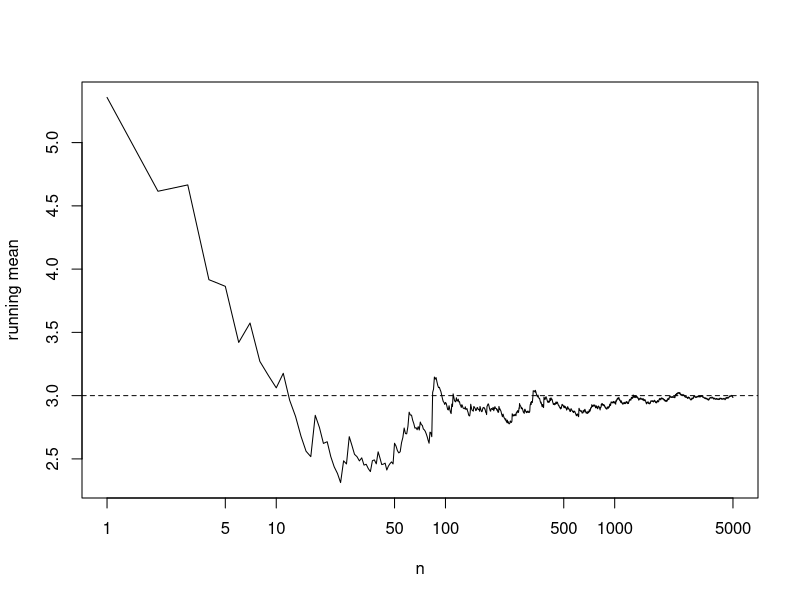
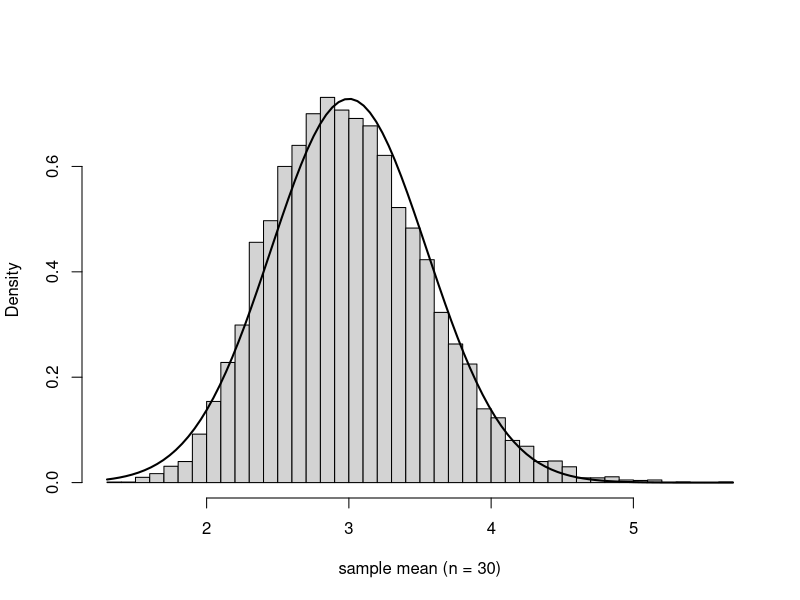

Generate these figures, in order, with R:
## ---- chunk 1
knitr::opts_chunk$set(echo = TRUE, message = FALSE, warning = FALSE)
## ---- chunk 2
dnorm(0)                      # density of N(0, 1) at 0 = 1/sqrt(2 pi)
pnorm(1.96) - pnorm(-1.96)    # P(|Z| < 1.96)
qnorm(0.975)                  # the 1.96 itself

dbinom(3, size = 10, prob = 0.2)   # P(Y = 3), Y ~ Bin(10, 0.2)
ppois(2, lambda = 4)               # P(Y <= 2), Y ~ Poisson(4)
qexp(0.5, rate = 1/3)              # median of Exp(mean 3) = 3 log 2
pgamma(2, shape = 2, rate = 1)     # P(Y <= 2), Y ~ Gamma(shape 2, rate 1)
## ---- chunk 3
set.seed(2027)
B <- 1e5
sims <- list(
  bernoulli   = rbinom(B, size = 1, prob = 0.3),
  binomial    = rbinom(B, size = 10, prob = 0.2),
  poisson     = rpois(B, lambda = 4),
  exponential = rexp(B, rate = 1/3),
  gamma       = rgamma(B, shape = 2, rate = 0.5)
)
theory <- rbind(c(0.3, 0.21), c(2, 1.6), c(4, 4), c(3, 9), c(4, 8))
sim <- t(sapply(sims, function(s) c(mean(s), var(s))))
out <- round(cbind(sim, theory), 2)
colnames(out) <- c("sim mean", "sim var", "mean", "var")
out
## ---- chunk 4
y <- as.numeric(discoveries)
c(n = length(y), mean = mean(y), var = var(y), ratio = var(y) / mean(y))

obs <- table(factor(y, levels = 0:12))
expected <- length(y) * dpois(0:12, lambda = mean(y))
round(rbind(observed = obs, poisson = expected), 1)
## ---- chunk 5
library(MASS)
mu    <- c(1, 2)
Sigma <- matrix(c(4, 2,
                  2, 3), nrow = 2)
A     <- matrix(c(1,  1,
                  1, -1), nrow = 2, byrow = TRUE)

drop(A %*% mu)             # theory: E[AY]
A %*% Sigma %*% t(A)       # theory: Var(AY)

set.seed(2027)
Y  <- mvrnorm(1e5, mu = mu, Sigma = Sigma)   # n x 2, one draw per row
AY <- Y %*% t(A)                             # each row is (A y_i)^T
round(colMeans(AY), 2)
round(var(AY), 2)
## ---- chunk 6
set.seed(2027)
x <- rexp(5000, rate = 1/3)
plot(cumsum(x) / seq_along(x), type = "l", log = "x",
     xlab = "n", ylab = "running mean")
abline(h = 3, lty = 2)
## ---- chunk 7
set.seed(2027)
means <- replicate(10000, mean(rexp(30, rate = 1/3)))
hist(means, breaks = 50, freq = FALSE, main = "", xlab = "sample mean (n = 30)")
curve(dnorm(x, mean = 3, sd = 3 / sqrt(30)), add = TRUE, lwd = 2)
c(sd_sim = sd(means), sd_theory = 3 / sqrt(30))
